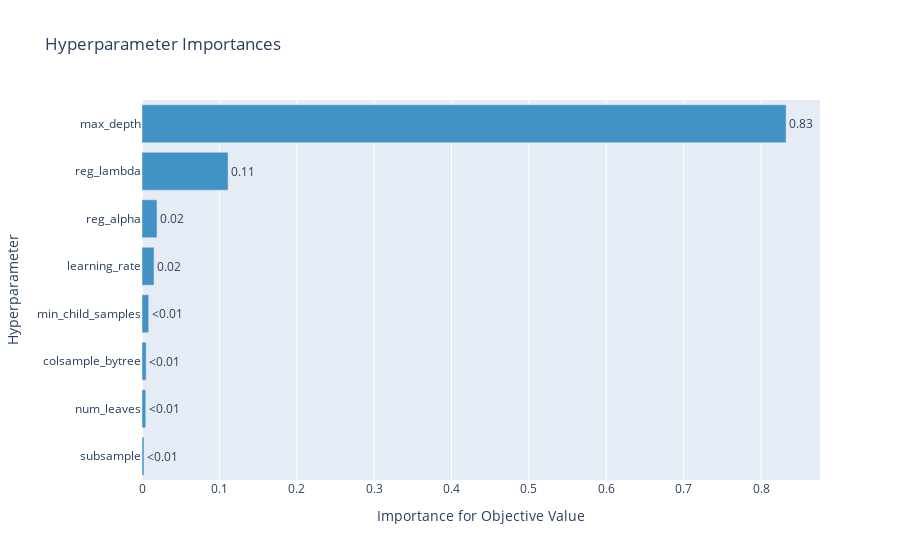

The notebook cell saved with this chart:
### Code cell
optuna.visualization.plot_param_importances(study)

### Figure 1 — Plotly figure (JSON) as saved in the notebook; plotly's stock layout.template omitted (floating-point values rounded to 4 significant figures)
{"data": [{"cliponaxis": false, "hovertemplate": ["subsample (FloatDistribution): 0.002564642622758216<extra></extra>", "num_leaves (IntDistribution): 0.004877578106525361<extra></extra>", "colsample_bytree (FloatDistribution): 0.005340233697256736<extra></extra>", "min_child_samples (IntDistribution): 0.008635938625024027<extra></extra>", "learning_rate (FloatDistribution): 0.015563384202940454<extra></extra>", "reg_alpha (FloatDistribution): 0.019386909090461885<extra></extra>", "reg_lambda (FloatDistribution): 0.11122649456313255<extra></extra>", "max_depth (IntDistribution): 0.8324048190919008<extra></extra>"], "marker": {"color": "rgb(66,146,198)"}, "orientation": "h", "text": ["<0.01", "<0.01", "<0.01", "<0.01", "0.02", "0.02", "0.11", "0.83"], "textposition": "outside", "type": "bar", "x": [0.002565, 0.004878, 0.00534, 0.008636, 0.01556, 0.01939, 0.1112, 0.8324], "y": ["subsample", "num_leaves", "colsample_bytree", "min_child_samples", "learning_rate", "reg_alpha", "reg_lambda", "max_depth"]}], "layout": {"showlegend": false, "title": {"text": "Hyperparameter Importances"}, "xaxis": {"title": {"text": "Importance for Objective Value"}}, "yaxis": {"title": {"text": "Hyperparameter"}}}}
